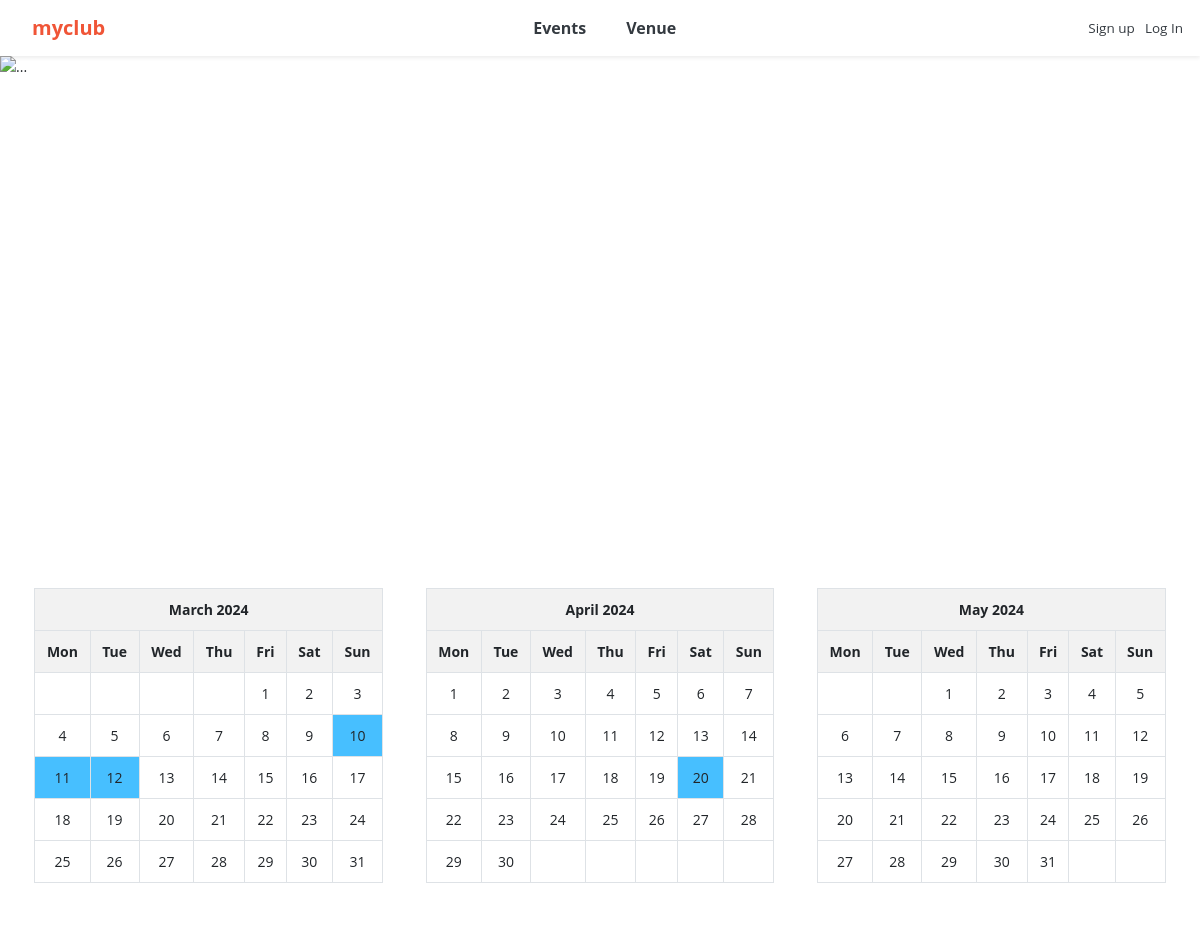
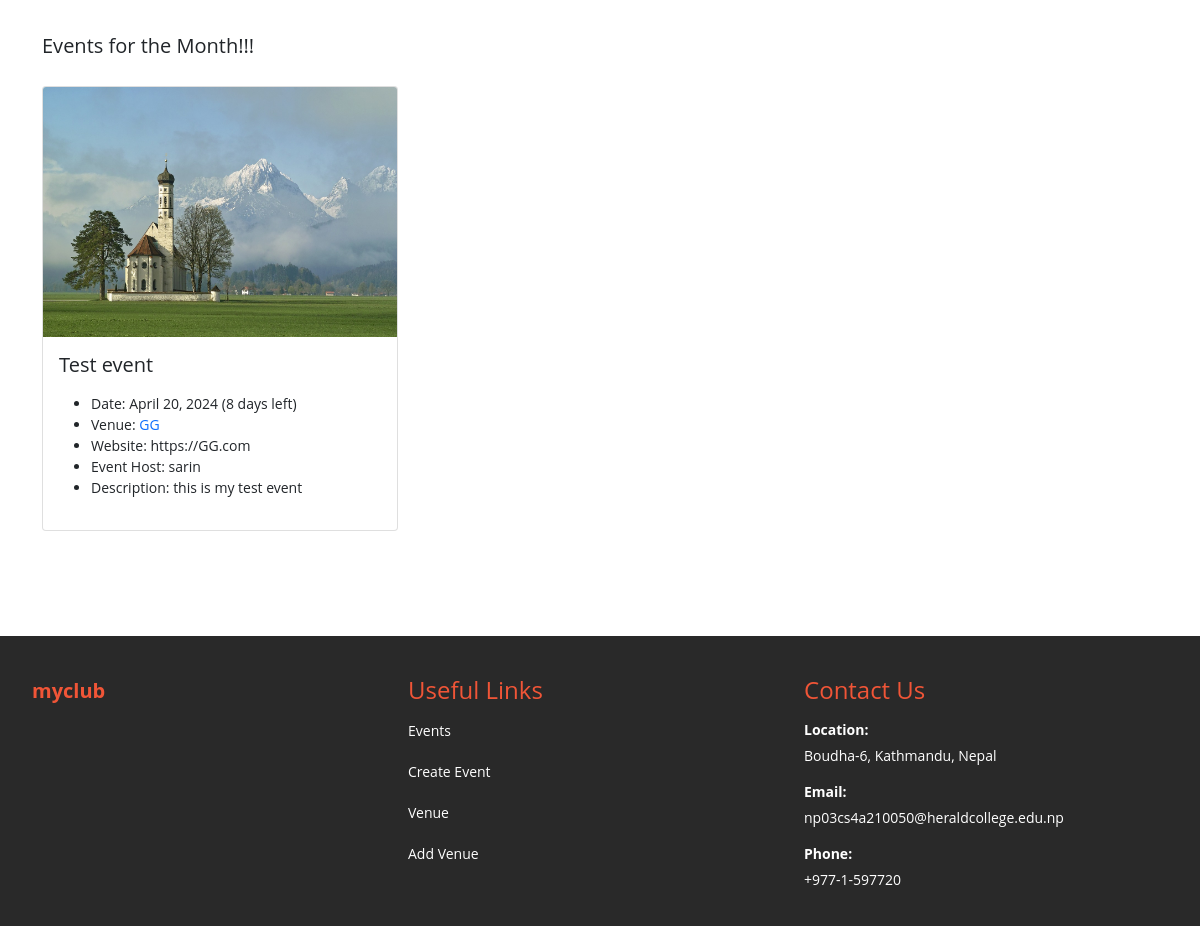
The page / on the database its author committed (2 pictures, top to bottom).
### events/models.py (models this page shows)
class Event(models.Model):
	name = models.CharField('Event Name', max_length=120)
	event_date = models.DateField('Event Date', blank=False)
	venue = models.ForeignKey(Venue, blank=True, null=True, on_delete=models.CASCADE)
	manager = models.ForeignKey(User, blank=True, null=True, on_delete=models.SET_NULL)
	description = models.TextField(blank=True)
	attendees = models.ManyToManyField(MyClubUser, blank=True)
	def __str__(self):
		return self.name
	@property
	def Days_till(self):
		today = date.today()
		if self.event_date < today:
			return "Registration Closed"
		else:
			days_till = self.event_date - today
			if days_till.days == 1:
				return f"{days_till.days} day left"
			else:
				return f"{days_till.days} days left"
	class Meta:
		ordering = ['-event_date']

class Venue(models.Model):
	name = models.CharField('Venue Name', max_length=120)
	address = models.CharField(max_length=300)
	zip_code = models.CharField('Zip Code', max_length=15)
	phone = models.CharField('Contact Phone', max_length=25, blank=True)
	web = models.URLField('Website Address', blank=True)
	email_address = models.EmailField('Email Address', blank=True)
	owner = models.IntegerField("Venue Owner", blank=False, default=1)
	venue_description = models.TextField(blank=True)
	venue_image = models.ImageField(null=True, blank=True, upload_to="images/")
	def __str__(self):
		return self.name
	class Meta:
		ordering = ['name']

### events/views.py (the view)
# urls.py: path('', views.home, name="home"),
def home(request, year=None, month=None):
	if request.user.is_superuser:
		return redirect('admin_approval')
	else:
		if year is None or month is None:
			now = datetime.now()
			year = now.year
			month = now.month
		else:
			year = int(year)
			month = int(month)
		prev_month = (datetime(year, month, 1) - timedelta(days=1)).strftime('%Y/%m')
		next_month = (datetime(year, month, calendar.monthrange(year, month)[1]) + timedelta(days=1)).strftime('%Y/%m')
		current_event_dates = set(Event.objects.filter(event_date__year=year, event_date__month=month).values_list('event_date__day', flat=True))
		prev_event_dates = set(Event.objects.filter(event_date__year=int(prev_month.split('/')[0]), event_date__month=int(prev_month.split('/')[1])).values_list('event_date__day', flat=True))
		next_event_dates = set(Event.objects.filter(event_date__year=int(next_month.split('/')[0]), event_date__month=int(next_month.split('/')[1])).values_list('event_date__day', flat=True))
		current_month_calendar = generate_calendar(year, month, current_event_dates)
		prev_month_calendar = generate_calendar(*map(int, prev_month.split('/')), prev_event_dates)
		next_month_calendar = generate_calendar(*map(int, next_month.split('/')), next_event_dates)
		event_list = Event.objects.filter(event_date__year=year, event_date__month=month)
		time = datetime.now().strftime('%I:%M %p')
		return render(request, 'events/home.html', {
					"year": year,
					"month": month,
					"current_month_calendar": current_month_calendar,
					"prev_month_calendar": prev_month_calendar,
					"next_month_calendar": next_month_calendar,
					"event_list": event_list,
					"time": time,
					"prev_month": prev_month,
					"next_month": next_month,
					})

### events/templates/events/home.html
{% extends 'events/homebase.html' %}
{% block content %}
	<h5 class="custom-head">Events for the Month!!!</h5>
	{% if event_list %}
		<div class="row row-cols-1 row-cols-md-3 g-4">
		{% for event in event_list %}
		  <div class="col">
		    <div class="card h-100">
		    {% if event.venue.venue_image %}
		      <a href="{% url 'show-event' event.id %}"><img src="{{ event.venue.venue_image.url }}" class="card-img-top" alt="..." style="height: 250px; width: 100%;"></a>
		    {% endif %}
		      <div class="card-body">
		        <h5 class="card-title">{{event}}</h5>
		        <p class="card-text">
		        	<ul>
			    		{% if event.event_date %}
							<li>Date: {{ event.event_date }} ({{ event.Days_till }})</li>
						{% endif %}
						{% if event.venue %}
							<li>Venue: <a href="{% url 'show-venue' event.venue.id %}" style="text-decoration: none;">{{ event.venue }}</a></li>
						{% endif %}
						{% if event.venue.web %}
							<li>Website: {{ event.venue.web }}</li>
						{% endif %}
						{% if event.manager %}
							<li>Event Host: {{ event.manager }}</li>
						{% endif %}
						{% if event.description %}
							<li>Description: {{ event.description|linebreaksbr|truncatechars:50 }}</li>
						{% endif %}
					</ul>
		        </p>
		      </div>
		    </div>
		  </div>
		  {% endfor%}
		</div>
	{% else %}
		Sorry! No event for this month
	{% endif %}
{% endblock %}

### events/templates/events/homebase.html (style rules this page uses)
body { font-size: 14px; font-weight: 400; font-family: "Open Sans", sans-serif; background: #FFFFFF; }
.calendar-table { width: 95%; border-collapse: collapse; }
.calendar-table th { background-color: #f2f2f2; padding: 10px; text-align: center; }
.calendar-table td { padding: 10px; text-align: center; }
.custom-head { padding-top: 20px; padding-bottom: 20px; }

### events/templates/events/navbar.html (style rules this page uses)
:root { --bs-primary: #f05537; --bs-orange: #d1410c; }

### rows shown on the page
Event: venue.venue_image (picture), name "Test event", event_date "April 20, 2024", Days_till "8 days left", venue "GG", venue.web "https://GG.com", manager "sarin", description "this is my test event"

### other values the page prints
{{ prev_month_calendar|safe }} "March 2024 Mon Tue Wed Thu Fri Sat Sun 1 2 3 4 5 6 7 8 9 10 11 12 13 14 15 16 17 18 19 20 21 22 23 24 25 26 27 28 29 30 31"
{{ current_month_calendar|safe }} "April 2024 Mon Tue Wed Thu Fri Sat Sun 1 2 3 4 5 6 7 8 9 10 11 12 13 14 15 16 17 18 19 20 21 22 23 24 25 26 27 28 29 30"
{{ next_month_calendar|safe }} "May 2024 Mon Tue Wed Thu Fri Sat Sun 1 2 3 4 5 6 7 8 9 10 11 12 13 14 15 16 17 18 19 20 21 22 23 24 25 26 27 28 29 30 31"
